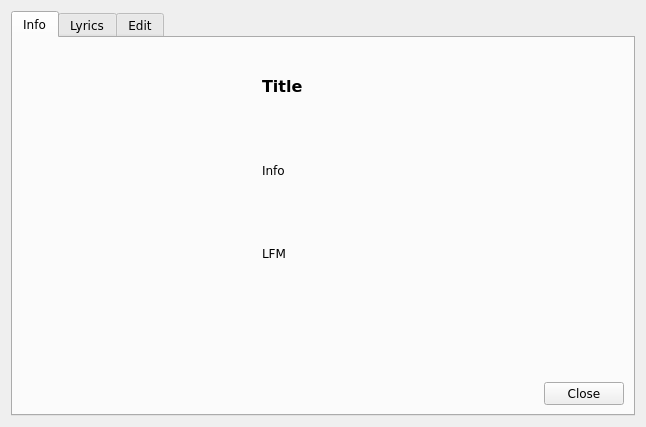
<?xml version="1.0" encoding="UTF-8"?>
<ui version="4.0">
 <class>InfoDialog</class>
 <widget class="QDialog" name="InfoDialog">
  <property name="geometry">
   <rect>
    <x>0</x>
    <y>0</y>
    <width>646</width>
    <height>427</height>
   </rect>
  </property>
  <property name="windowTitle">
   <string>Info / Edit</string>
  </property>
  <layout class="QGridLayout" name="gridLayout">
   <item row="0" column="0">
    <widget class="QTabWidget" name="tab_widget">
     <property name="minimumSize">
      <size>
       <width>0</width>
       <height>300</height>
      </size>
     </property>
     <property name="font">
      <font>
       <family>DejaVu Sans</family>
       <kerning>true</kerning>
      </font>
     </property>
     <property name="focusPolicy">
      <enum>Qt::NoFocus</enum>
     </property>
     <property name="tabPosition">
      <enum>QTabWidget::North</enum>
     </property>
     <property name="tabShape">
      <enum>QTabWidget::Rounded</enum>
     </property>
     <property name="currentIndex">
      <number>0</number>
     </property>
     <property name="elideMode">
      <enum>Qt::ElideNone</enum>
     </property>
     <property name="usesScrollButtons">
      <bool>false</bool>
     </property>
     <property name="documentMode">
      <bool>false</bool>
     </property>
     <property name="tabsClosable">
      <bool>false</bool>
     </property>
     <widget class="QWidget" name="tab_1">
      <attribute name="title">
       <string>Info</string>
      </attribute>
      <layout class="QGridLayout" name="gridLayout_2">
       <property name="horizontalSpacing">
        <number>20</number>
       </property>
       <item row="1" column="1" colspan="2">
        <widget class="QLabel" name="lab_info">
         <property name="sizePolicy">
          <sizepolicy hsizetype="Preferred" vsizetype="Preferred">
           <horstretch>0</horstretch>
           <verstretch>0</verstretch>
          </sizepolicy>
         </property>
         <property name="font">
          <font>
           <family>DejaVu Sans</family>
          </font>
         </property>
         <property name="text">
          <string>Info</string>
         </property>
         <property name="wordWrap">
          <bool>true</bool>
         </property>
        </widget>
       </item>
       <item row="2" column="1" colspan="2">
        <widget class="QLabel" name="lab_playcount">
         <property name="sizePolicy">
          <sizepolicy hsizetype="Preferred" vsizetype="Preferred">
           <horstretch>0</horstretch>
           <verstretch>0</verstretch>
          </sizepolicy>
         </property>
         <property name="font">
          <font>
           <family>DejaVu Sans</family>
          </font>
         </property>
         <property name="text">
          <string>LFM</string>
         </property>
         <property name="wordWrap">
          <bool>true</bool>
         </property>
        </widget>
       </item>
       <item row="3" column="1" colspan="2">
        <widget class="QLabel" name="lab_paths">
         <property name="sizePolicy">
          <sizepolicy hsizetype="Preferred" vsizetype="Preferred">
           <horstretch>0</horstretch>
           <verstretch>0</verstretch>
          </sizepolicy>
         </property>
         <property name="font">
          <font>
           <family>DejaVu Sans</family>
          </font>
         </property>
         <property name="text">
          <string/>
         </property>
         <property name="wordWrap">
          <bool>true</bool>
         </property>
        </widget>
       </item>
       <item row="0" column="0" rowspan="5">
        <layout class="QVBoxLayout" name="verticalLayout">
         <item>
          <spacer name="verticalSpacer_2">
           <property name="font">
            <font>
             <family>DejaVu Sans</family>
            </font>
           </property>
           <property name="orientation">
            <enum>Qt::Vertical</enum>
           </property>
           <property name="sizeHint" stdset="0">
            <size>
             <width>20</width>
             <height>40</height>
            </size>
           </property>
          </spacer>
         </item>
         <item>
          <widget class="QPushButton" name="btn_image">
           <property name="minimumSize">
            <size>
             <width>220</width>
             <height>220</height>
            </size>
           </property>
           <property name="maximumSize">
            <size>
             <width>220</width>
             <height>220</height>
            </size>
           </property>
           <property name="font">
            <font>
             <family>DejaVu Sans</family>
            </font>
           </property>
           <property name="focusPolicy">
            <enum>Qt::NoFocus</enum>
           </property>
           <property name="text">
            <string/>
           </property>
           <property name="iconSize">
            <size>
             <width>220</width>
             <height>220</height>
            </size>
           </property>
           <property name="flat">
            <bool>true</bool>
           </property>
          </widget>
         </item>
         <item>
          <spacer name="verticalSpacer">
           <property name="font">
            <font>
             <family>DejaVu Sans</family>
            </font>
           </property>
           <property name="orientation">
            <enum>Qt::Vertical</enum>
           </property>
           <property name="sizeHint" stdset="0">
            <size>
             <width>20</width>
             <height>40</height>
            </size>
           </property>
          </spacer>
         </item>
        </layout>
       </item>
       <item row="4" column="2">
        <widget class="QPushButton" name="btn_close1">
         <property name="font">
          <font>
           <family>DejaVu Sans</family>
          </font>
         </property>
         <property name="focusPolicy">
          <enum>Qt::NoFocus</enum>
         </property>
         <property name="text">
          <string>Close</string>
         </property>
        </widget>
       </item>
       <item row="4" column="1">
        <spacer name="horizontalSpacer_2">
         <property name="font">
          <font>
           <family>DejaVu Sans</family>
          </font>
         </property>
         <property name="orientation">
          <enum>Qt::Horizontal</enum>
         </property>
         <property name="sizeHint" stdset="0">
          <size>
           <width>40</width>
           <height>20</height>
          </size>
         </property>
        </spacer>
       </item>
       <item row="0" column="1" colspan="2">
        <widget class="QLabel" name="lab_heading">
         <property name="sizePolicy">
          <sizepolicy hsizetype="MinimumExpanding" vsizetype="Preferred">
           <horstretch>0</horstretch>
           <verstretch>0</verstretch>
          </sizepolicy>
         </property>
         <property name="font">
          <font>
           <family>DejaVu Sans</family>
           <pointsize>12</pointsize>
           <weight>75</weight>
           <bold>true</bold>
          </font>
         </property>
         <property name="text">
          <string>Title</string>
         </property>
         <property name="wordWrap">
          <bool>true</bool>
         </property>
        </widget>
       </item>
      </layout>
     </widget>
     <widget class="QWidget" name="tab_2">
      <attribute name="title">
       <string>Lyrics</string>
      </attribute>
      <layout class="QGridLayout" name="gridLayout_3">
       <item row="0" column="0" colspan="3">
        <widget class="QTextEdit" name="te_lyrics">
         <property name="sizePolicy">
          <sizepolicy hsizetype="Preferred" vsizetype="MinimumExpanding">
           <horstretch>0</horstretch>
           <verstretch>0</verstretch>
          </sizepolicy>
         </property>
         <property name="minimumSize">
          <size>
           <width>0</width>
           <height>0</height>
          </size>
         </property>
         <property name="sizeIncrement">
          <size>
           <width>0</width>
           <height>0</height>
          </size>
         </property>
         <property name="font">
          <font>
           <family>DejaVu Sans</family>
          </font>
         </property>
         <property name="horizontalScrollBarPolicy">
          <enum>Qt::ScrollBarAlwaysOff</enum>
         </property>
        </widget>
       </item>
       <item row="2" column="2">
        <widget class="QPushButton" name="btn_close">
         <property name="font">
          <font>
           <family>DejaVu Sans</family>
          </font>
         </property>
         <property name="text">
          <string>Close</string>
         </property>
        </widget>
       </item>
       <item row="2" column="1">
        <spacer name="horizontalSpacer">
         <property name="font">
          <font>
           <family>DejaVu Sans</family>
          </font>
         </property>
         <property name="orientation">
          <enum>Qt::Horizontal</enum>
         </property>
         <property name="sizeHint" stdset="0">
          <size>
           <width>40</width>
           <height>20</height>
          </size>
         </property>
        </spacer>
       </item>
       <item row="2" column="0">
        <widget class="QComboBox" name="combo_servers">
         <property name="font">
          <font>
           <family>DejaVu Sans</family>
          </font>
         </property>
         <property name="currentIndex">
          <number>-1</number>
         </property>
         <property name="minimumContentsLength">
          <number>0</number>
         </property>
         <property name="frame">
          <bool>false</bool>
         </property>
        </widget>
       </item>
      </layout>
     </widget>
     <widget class="QWidget" name="tab_3">
      <attribute name="title">
       <string>Edit</string>
      </attribute>
      <layout class="QGridLayout" name="gridLayout_4"/>
     </widget>
    </widget>
   </item>
  </layout>
 </widget>
 <resources/>
 <connections>
  <connection>
   <sender>btn_close</sender>
   <signal>clicked()</signal>
   <receiver>InfoDialog</receiver>
   <slot>close()</slot>
   <hints>
    <hint type="sourcelabel">
     <x>90</x>
     <y>57</y>
    </hint>
    <hint type="destinationlabel">
     <x>327</x>
     <y>196</y>
    </hint>
   </hints>
  </connection>
  <connection>
   <sender>btn_close1</sender>
   <signal>clicked()</signal>
   <receiver>InfoDialog</receiver>
   <slot>close()</slot>
   <hints>
    <hint type="sourcelabel">
     <x>592</x>
     <y>360</y>
    </hint>
    <hint type="destinationlabel">
     <x>327</x>
     <y>196</y>
    </hint>
   </hints>
  </connection>
  <connection>
   <sender>btn_close</sender>
   <signal>clicked()</signal>
   <receiver>InfoDialog</receiver>
   <slot>hide()</slot>
   <hints>
    <hint type="sourcelabel">
     <x>90</x>
     <y>57</y>
    </hint>
    <hint type="destinationlabel">
     <x>327</x>
     <y>196</y>
    </hint>
   </hints>
  </connection>
  <connection>
   <sender>btn_close1</sender>
   <signal>clicked()</signal>
   <receiver>InfoDialog</receiver>
   <slot>hide()</slot>
   <hints>
    <hint type="sourcelabel">
     <x>592</x>
     <y>360</y>
    </hint>
    <hint type="destinationlabel">
     <x>327</x>
     <y>196</y>
    </hint>
   </hints>
  </connection>
 </connections>
</ui>
